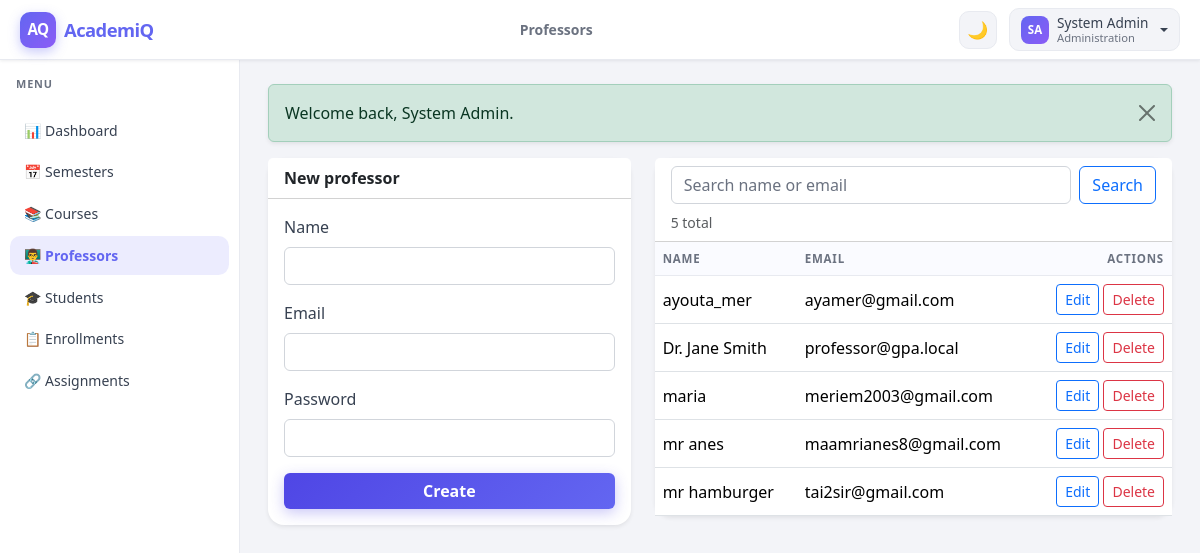
/index.php?page=admin_professors (signed in), run on the app's committed database.
### tables this page shows
CREATE TABLE `users` (
  `id` int unsigned NOT NULL AUTO_INCREMENT,
  `name` varchar(120) NOT NULL,
  `email` varchar(190) NOT NULL,
  `password` varchar(255) NOT NULL,
  `role` enum('admin','professor','student') NOT NULL,
  `created_at` timestamp NULL DEFAULT CURRENT_TIMESTAMP,
  PRIMARY KEY (`id`),
  UNIQUE KEY `uq_users_email` (`email`)
);

### controllers/AdminController.php (called while the page is built, shortened)
<?php
final class AdminController
{
    public function professors(): void
    {
        $q = trim((string) ($_GET['q'] ?? ''));
        $qParam = $q !== '' ? $q : null;
        $page = max(1, (int) ($_GET['p'] ?? 1));
        $perPage = 10;
        $total = User::countByRole('professor', $qParam);
        $pg = pagination_state($total, $page, $perPage);
        $rows = User::allByRole('professor', $qParam, $perPage, $pg['offset']);
        $editId = isset($_GET['edit']) ? (int) $_GET['edit'] : null;
        $edit = $editId ? User::find($editId) : null;
        $this->render('admin/professors', [
            'title' => 'Professors',
            'professors' => $rows,
            'edit' => $edit,
            'search' => $q,
            'pagination' => $pg,
            'total' => $total,
        ]);
    }
    private function render(string $view, array $data): void
    {
        require __DIR__ . '/../views/layouts/admin.php';
    }
}

### index.php (called while the page is built, shortened)
<?php
require __DIR__ . '/bootstrap.php';
$page = isset($_GET['page']) ? preg_replace('/[^a-z0-9_]/', '', (string) $_GET['page']) : 'home';
$routes = [
    'login' => [AuthController::class, 'login'],
    'logout' => [AuthController::class, 'logout'],
    'admin_dashboard' => [AdminController::class, 'dashboard'],
    'admin_semesters' => [AdminController::class, 'semesters'],
    'admin_courses' => [AdminController::class, 'courses'],
    'admin_professors' => [AdminController::class, 'professors'],
    'admin_students' => [AdminController::class, 'students'],
    'admin_enrollments' => [AdminController::class, 'enrollments'],
    'admin_assignments' => [AdminController::class, 'assignments'],
    'professor_grades' => [ProfessorController::class, 'grades'],
    'student_dashboard' => [StudentController::class, 'dashboard'],
    'student_history' => [StudentController::class, 'history'],
];
[$class, $method] = $routes[$page];
$controller = new $class();
$controller->$method();

### core/helpers.php (called while the page is built, shortened)
<?php
function e(?string $value): string
{
    return htmlspecialchars((string) $value, ENT_QUOTES | ENT_SUBSTITUTE, 'UTF-8');
}
function base_path(): string
{
    static $path;
    if ($path === null) {
        $path = rtrim(str_replace('\\', '/', dirname($_SERVER['SCRIPT_NAME'] ?? '/')), '/');
        if ($path === '' || $path === '.') {
            $path = '';
        }
    }
    return $path;
}
function asset(string $path): string
{
    $p = ltrim($path, '/');
    return base_path() . '/public/' . $p;
}
function url(string $page, array $params = []): string
{
    $params = array_merge(['page' => $page], $params);
    return base_path() . '/index.php?' . http_build_query($params);
}
function pagination_state(int $total, int $page, int $perPage): array
{
    $totalPages = max(1, (int) ceil($total / $perPage));
    return [
        'page' => $page,
        'per_page' => $perPage,
        'total_pages' => $totalPages,
        'offset' => ($page - 1) * $perPage,
    ];
}

### core/Auth.php (called while the page is built, shortened)
<?php
final class Auth
{
    public static function role(): ?string
    {
        return $_SESSION['user_role'] ?? null;
    }
    public static function name(): ?string
    {
        return $_SESSION['user_name'] ?? null;
    }
    public static function defaultPageForRole(?string $role): ?string
    {
        return match ($role) {
            'admin' => 'admin_dashboard',
            'professor' => 'professor_grades',
            'student' => 'student_dashboard',
            default => 'login',
        };
    }
}

### core/Flash.php (called while the page is built, shortened)
<?php
final class Flash
{
    public static function get(): array
    {
        $f = $_SESSION['_flash'] ?? [];
        return is_array($f) ? $f : [];
    }
}

### models/User.php (called while the page is built, shortened)
<?php
final class User
{
    public static function allByRole(string $role, ?string $search, int $limit, int $offset): array
    {
        $sql = 'SELECT id, name, email, role, created_at FROM users WHERE role = ?';
        $params = [$role];
        $sql .= ' ORDER BY name ASC LIMIT ? OFFSET ?';
        $params[] = $limit;
        $params[] = $offset;
        $stmt = Database::pdo()->prepare($sql);
        $i = 1;
        foreach ($params as $p) {
            $type = is_int($p) ? \PDO::PARAM_INT : \PDO::PARAM_STR;
            $stmt->bindValue($i++, $p, $type);
        }
        $stmt->execute();
        return $stmt->fetchAll();
    }
    public static function countByRole(string $role, ?string $search): int
    {
        $sql = 'SELECT COUNT(*) FROM users WHERE role = ?';
        $params = [$role];
        $stmt = Database::pdo()->prepare($sql);
        $stmt->execute($params);
        return (int) $stmt->fetchColumn();
    }
}

### core/Database.php (called while the page is built, shortened)
<?php
final class Database
{
    private static ?\PDO $pdo = null;
    public static function init(array $dbConfig): void
    {
        $dsn = sprintf(
            'mysql:host=%s;port=%d;dbname=%s;charset=%s',
            $dbConfig['host'],
            $dbConfig['port'],
            $dbConfig['name'],
            $dbConfig['charset']
        );
        self::$pdo = new \PDO($dsn, $dbConfig['user'], $dbConfig['pass'], [
            \PDO::ATTR_ERRMODE => \PDO::ERRMODE_EXCEPTION,
            \PDO::ATTR_DEFAULT_FETCH_MODE => \PDO::FETCH_ASSOC,
        ]);
    }
    public static function pdo(): \PDO
    {
        return self::$pdo;
    }
}

### bootstrap.php (called while the page is built, shortened)
<?php
require_once __DIR__ . '/core/helpers.php';
require_once __DIR__ . '/core/Database.php';
require_once __DIR__ . '/core/Auth.php';
require_once __DIR__ . '/core/Flash.php';
spl_autoload_register(static function (string $class): void {
    $paths = [
        __DIR__ . '/models/' . $class . '.php',
        __DIR__ . '/controllers/' . $class . '.php',
    ];
    foreach ($paths as $path) {
        if (is_file($path)) {
            return;
        }
    }
});

### views/admin/professors.php (the view, shortened to what this page needs)
<div class="row g-4">
    <div class="col-lg-5">
        <div class="card border-0 shadow-sm h-100">
            <div class="card-header bg-white fw-semibold"><?= $edit ? 'Edit professor' : 'New professor' ?></div>
            <div class="card-body">
                <?php if ($edit): ?>
                    <form method="post" class="vstack gap-3">
                        <input type="hidden" name="action" value="update">
                        <input type="hidden" name="id" value="<?= e((string) $edit['id']) ?>">
                        <div>
                            <label class="form-label">Name</label>
                            <input class="form-control" name="name" value="<?= e((string) $edit['name']) ?>" required>
                        </div>
                        <div>
                            <label class="form-label">Email</label>
                            <input class="form-control" type="email" name="email" value="<?= e((string) $edit['email']) ?>" required>
                        </div>
                        <div>
                            <label class="form-label">New password</label>
                            <input class="form-control" type="password" name="password" placeholder="Leave blank to keep current" minlength="8">
                        </div>
                        <div class="d-flex gap-2">
                            <button class="btn btn-primary">Save</button>
                            <a class="btn btn-outline-secondary" href="<?= e(url('admin_professors')) ?>">Cancel</a>
                        </div>
                    </form>
                <?php else: ?>
                    <form method="post" class="vstack gap-3">
                        <div>
                            <label class="form-label">Name</label>
                            <input class="form-control" name="name" required>
                        </div>
                        <div>
                            <label class="form-label">Email</label>
                            <input class="form-control" type="email" name="email" required>
                        </div>
                        <div>
                            <label class="form-label">Password</label>
                            <input class="form-control" type="password" name="password" required minlength="8">
                        </div>
                        <button class="btn btn-primary">Create</button>
                    </form>
                <?php endif; ?>
            </div>
        </div>
    </div>
    <div class="col-lg-7">
        <div class="card border-0 shadow-sm">
            <div class="card-header bg-white">
                <form class="row g-2 align-items-center" method="get" action="<?= e(url('admin_professors')) ?>">
                    <div class="col">
                        <input class="form-control" name="q" value="<?= e($search) ?>" placeholder="Search name or email">
                    </div>
                    <div class="col-auto">
                        <button class="btn btn-outline-primary" type="submit">Search</button>
                    </div>
                </form>
                <div class="small text-muted mt-2"><?= e((string) $total) ?> total</div>
            </div>
            <div class="table-responsive">
                <table class="table table-hover align-middle mb-0 data-table">
                    <thead>
                    <tr>
                        <th>Name</th>
                        <th>Email</th>
                        <th class="text-end">Actions</th>
                    </tr>
                    </thead>
                    <tbody>
                    <?php foreach ($professors as $p): ?>
                        <tr>
                            <td><?= e((string) $p['name']) ?></td>
                            <td><?= e((string) $p['email']) ?></td>
                            <td class="text-end text-nowrap">
                                <a class="btn btn-sm btn-outline-primary" href="<?= e(url('admin_professors', ['edit' => (string) $p['id'], 'q' => $search, 'p' => (string) $pagination['page']])) ?>">Edit</a>
                                <form method="post" class="d-inline" onsubmit="return confirm('Delete professor?');">
                                    <button class="btn btn-sm btn-outline-danger" type="submit">Delete</button>
                                </form>
                            </td>
                        </tr>
                    <?php endforeach; ?>
                    </tbody>
                </table>
            </div>
        </div>
    </div>
</div>

### views/layouts/admin.php (shortened to what this page needs)
<?php declare(strict_types=1);
$roleLabel = 'Administration';
?>
<!DOCTYPE html>
<html lang="en">
<head>
    <link href="https://cdn.jsdelivr.net/npm/bootstrap@5.3.3/dist/css/bootstrap.min.css" rel="stylesheet">
    <link rel="stylesheet" href="<?= e(asset('css/app.css')) ?>">
</head>
<body class="app-body">
<div class="app-wrapper">
    <?php require __DIR__ . '/../partials/navbar.php'; ?>
    <div class="app-body-inner">
        <aside class="sidebar">
            <span class="sidebar-section-label">Menu</span>
            <nav class="sidebar-nav">
                <a class="nav-link <?= str_contains($_SERVER['QUERY_STRING']??'','admin_dashboard') ? 'active' : '' ?>" href="<?= e(url('admin_dashboard')) ?>">📊 Dashboard</a>
                <a class="nav-link <?= str_contains($_SERVER['QUERY_STRING']??'','admin_semesters') ? 'active' : '' ?>" href="<?= e(url('admin_semesters')) ?>">📅 Semesters</a>
                <a class="nav-link <?= str_contains($_SERVER['QUERY_STRING']??'','admin_courses') ? 'active' : '' ?>" href="<?= e(url('admin_courses')) ?>">📚 Courses</a>
                <a class="nav-link <?= str_contains($_SERVER['QUERY_STRING']??'','admin_professors') ? 'active' : '' ?>" href="<?= e(url('admin_professors')) ?>">👨‍🏫 Professors</a>
                <a class="nav-link <?= str_contains($_SERVER['QUERY_STRING']??'','admin_students') ? 'active' : '' ?>" href="<?= e(url('admin_students')) ?>">🎓 Students</a>
                <a class="nav-link <?= str_contains($_SERVER['QUERY_STRING']??'','admin_enrollments') ? 'active' : '' ?>" href="<?= e(url('admin_enrollments')) ?>">📋 Enrollments</a>
                <a class="nav-link <?= str_contains($_SERVER['QUERY_STRING']??'','admin_assignments') ? 'active' : '' ?>" href="<?= e(url('admin_assignments')) ?>">🔗 Assignments</a>
            </nav>
        </aside>
        <main class="main-content">
            <div class="content-pad">
                <?php require __DIR__ . '/../partials/flash.php'; ?>
                <?php require $viewFile; ?>
            </div>
        </main>
    </div>
</div>
</body>
</html>

### views/partials/navbar.php (shortened to what this page needs)
<?php declare(strict_types=1);
$name = Auth::name() ?? '';
$initials = implode('', array_map(fn($w) => strtoupper($w[0]), array_slice(explode(' ', trim($name)), 0, 2)));
?>
<nav class="app-navbar">
    <a href="<?= e(url(Auth::defaultPageForRole(Auth::role()) ?? 'login')) ?>" class="navbar-brand-name d-flex align-items-center gap-2 text-decoration-none">
        <div class="navbar-logo">AQ</div>
        <span class="navbar-brand-name">Academi<span>Q</span></span>
    </a>
    <span class="navbar-page-title"><?= e($title) ?></span>
    <button class="theme-toggle" id="themeToggle" title="Toggle theme">🌙</button>
    <div class="dropdown">
        <a class="user-dropdown-toggle dropdown-toggle" data-bs-toggle="dropdown" aria-expanded="false">
            <div class="user-avatar"><?= e($initials ?: '?') ?></div>
            <div class="d-none d-sm-flex flex-column" style="line-height:1.2">
                <span><?= e($name) ?></span>
                <span class="user-role-badge"><?= e($roleLabel) ?></span>
            </div>
        </a>
    </div>
</nav>

### views/partials/flash.php
<?php
$flashes = Flash::get();
foreach ($flashes as $type => $messages) {
    foreach ($messages as $msg) {
        $alert = match ($type) {
            'success' => 'success',
            'danger' => 'danger',
            'warning' => 'warning',
            'info' => 'info',
            default => 'secondary',
        };
        ?>
        <div class="alert alert-<?= e($alert) ?> alert-dismissible fade show shadow-sm" role="alert">
            <?= e($msg) ?>
            <button type="button" class="btn-close" data-bs-dismiss="alert" aria-label="Close"></button>
        </div>
        <?php
    }
}

### data on the page
users: name "ayouta_mer", email "ayamer@gmail.com"
users: name "Dr. Jane Smith", email "professor@gpa.local"
users: name "maria", email "meriem2003@gmail.com"
users: name "mr anes", email "maamrianes8@gmail.com"
users: name "mr hamburger", email "tai2sir@gmail.com"

### other printed values
$title "Professors"
$initials ?: '?' "SA"
$name "System Admin"
$roleLabel "Administration"
$msg "Welcome back, System Admin."
$total "5"
